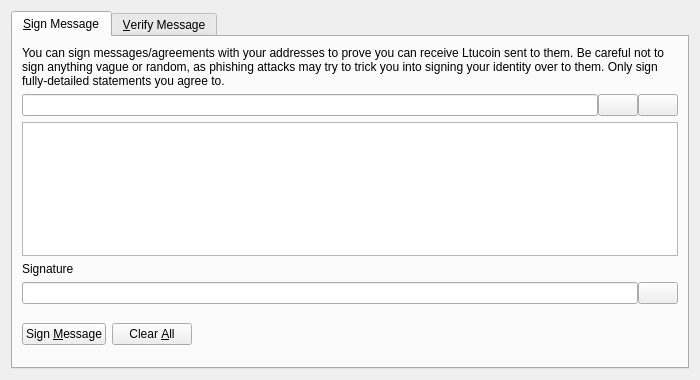
<?xml version="1.0" encoding="UTF-8"?>
<ui version="4.0">
 <class>SignVerifyMessageDialog</class>
 <widget class="QDialog" name="SignVerifyMessageDialog">
  <property name="geometry">
   <rect>
    <x>0</x>
    <y>0</y>
    <width>700</width>
    <height>380</height>
   </rect>
  </property>
  <property name="windowTitle">
   <string>Signatures - Sign / Verify a Message</string>
  </property>
  <property name="modal">
   <bool>true</bool>
  </property>
  <layout class="QVBoxLayout" name="verticalLayout">
   <item>
    <widget class="QTabWidget" name="tabWidget">
     <property name="currentIndex">
      <number>0</number>
     </property>
     <widget class="QWidget" name="tabSignMessage">
      <attribute name="title">
       <string>&amp;Sign Message</string>
      </attribute>
      <layout class="QVBoxLayout" name="verticalLayout_SM">
       <item>
        <widget class="QLabel" name="infoLabel_SM">
         <property name="text">
          <string>You can sign messages/agreements with your addresses to prove you can receive Ltucoin sent to them. Be careful not to sign anything vague or random, as phishing attacks may try to trick you into signing your identity over to them. Only sign fully-detailed statements you agree to.</string>
         </property>
         <property name="textFormat">
          <enum>Qt::PlainText</enum>
         </property>
         <property name="wordWrap">
          <bool>true</bool>
         </property>
        </widget>
       </item>
       <item>
        <layout class="QHBoxLayout" name="horizontalLayout_1_SM">
         <property name="spacing">
          <number>0</number>
         </property>
         <item>
          <widget class="QValidatedLineEdit" name="addressIn_SM">
           <property name="toolTip">
            <string>The Ltucoin address to sign the message with</string>
           </property>
          </widget>
         </item>
         <item>
          <widget class="QPushButton" name="addressBookButton_SM">
           <property name="toolTip">
            <string>Choose previously used address</string>
           </property>
           <property name="text">
            <string/>
           </property>
           <property name="shortcut">
            <string>Alt+A</string>
           </property>
           <property name="autoDefault">
            <bool>false</bool>
           </property>
          </widget>
         </item>
         <item>
          <widget class="QPushButton" name="pasteButton_SM">
           <property name="toolTip">
            <string>Paste address from clipboard</string>
           </property>
           <property name="text">
            <string/>
           </property>
           <property name="shortcut">
            <string>Alt+P</string>
           </property>
           <property name="autoDefault">
            <bool>false</bool>
           </property>
          </widget>
         </item>
        </layout>
       </item>
       <item>
        <widget class="QPlainTextEdit" name="messageIn_SM">
         <property name="toolTip">
          <string>Enter the message you want to sign here</string>
         </property>
        </widget>
       </item>
       <item>
        <widget class="QLabel" name="signatureLabel_SM">
         <property name="text">
          <string>Signature</string>
         </property>
         <property name="textFormat">
          <enum>Qt::PlainText</enum>
         </property>
        </widget>
       </item>
       <item>
        <layout class="QHBoxLayout" name="horizontalLayout_2_SM">
         <property name="spacing">
          <number>0</number>
         </property>
         <item>
          <widget class="QLineEdit" name="signatureOut_SM">
           <property name="font">
            <font>
             <italic>true</italic>
            </font>
           </property>
           <property name="readOnly">
            <bool>true</bool>
           </property>
          </widget>
         </item>
         <item>
          <widget class="QPushButton" name="copySignatureButton_SM">
           <property name="toolTip">
            <string>Copy the current signature to the system clipboard</string>
           </property>
           <property name="text">
            <string/>
           </property>
           <property name="autoDefault">
            <bool>false</bool>
           </property>
          </widget>
         </item>
        </layout>
       </item>
       <item>
        <layout class="QHBoxLayout" name="horizontalLayout_3_SM">
         <item>
          <widget class="QPushButton" name="signMessageButton_SM">
           <property name="toolTip">
            <string>Sign the message to prove you own this Ltucoin address</string>
           </property>
           <property name="text">
            <string>Sign &amp;Message</string>
           </property>
           <property name="autoDefault">
            <bool>false</bool>
           </property>
          </widget>
         </item>
         <item>
          <widget class="QPushButton" name="clearButton_SM">
           <property name="toolTip">
            <string>Reset all sign message fields</string>
           </property>
           <property name="text">
            <string>Clear &amp;All</string>
           </property>
           <property name="autoDefault">
            <bool>false</bool>
           </property>
          </widget>
         </item>
         <item>
          <spacer name="horizontalSpacer_1_SM">
           <property name="orientation">
            <enum>Qt::Horizontal</enum>
           </property>
           <property name="sizeHint" stdset="0">
            <size>
             <width>40</width>
             <height>48</height>
            </size>
           </property>
          </spacer>
         </item>
         <item>
          <widget class="QLabel" name="statusLabel_SM">
           <property name="font">
            <font>
             <weight>75</weight>
             <bold>true</bold>
            </font>
           </property>
           <property name="text">
            <string/>
           </property>
           <property name="wordWrap">
            <bool>true</bool>
           </property>
          </widget>
         </item>
         <item>
          <spacer name="horizontalSpacer_2_SM">
           <property name="orientation">
            <enum>Qt::Horizontal</enum>
           </property>
           <property name="sizeHint" stdset="0">
            <size>
             <width>40</width>
             <height>48</height>
            </size>
           </property>
          </spacer>
         </item>
        </layout>
       </item>
      </layout>
     </widget>
     <widget class="QWidget" name="tabVerifyMessage">
      <attribute name="title">
       <string>&amp;Verify Message</string>
      </attribute>
      <layout class="QVBoxLayout" name="verticalLayout_VM">
       <item>
        <widget class="QLabel" name="infoLabel_VM">
         <property name="text">
          <string>Enter the receiver's address, message (ensure you copy line breaks, spaces, tabs, etc. exactly) and signature below to verify the message. Be careful not to read more into the signature than what is in the signed message itself, to avoid being tricked by a man-in-the-middle attack. Note that this only proves the signing party receives with the address, it cannot prove sendership of any transaction!</string>
         </property>
         <property name="textFormat">
          <enum>Qt::PlainText</enum>
         </property>
         <property name="alignment">
          <set>Qt::AlignLeading|Qt::AlignLeft|Qt::AlignTop</set>
         </property>
         <property name="wordWrap">
          <bool>true</bool>
         </property>
        </widget>
       </item>
       <item>
        <layout class="QHBoxLayout" name="horizontalLayout_1_VM">
         <property name="spacing">
          <number>0</number>
         </property>
         <item>
          <widget class="QValidatedLineEdit" name="addressIn_VM">
           <property name="toolTip">
            <string>The Ltucoin address the message was signed with</string>
           </property>
          </widget>
         </item>
         <item>
          <widget class="QPushButton" name="addressBookButton_VM">
           <property name="toolTip">
            <string>Choose previously used address</string>
           </property>
           <property name="text">
            <string/>
           </property>
           <property name="shortcut">
            <string>Alt+A</string>
           </property>
           <property name="autoDefault">
            <bool>false</bool>
           </property>
          </widget>
         </item>
        </layout>
       </item>
       <item>
        <widget class="QPlainTextEdit" name="messageIn_VM"/>
       </item>
       <item>
        <widget class="QValidatedLineEdit" name="signatureIn_VM"/>
       </item>
       <item>
        <layout class="QHBoxLayout" name="horizontalLayout_2_VM">
         <item>
          <widget class="QPushButton" name="verifyMessageButton_VM">
           <property name="toolTip">
            <string>Verify the message to ensure it was signed with the specified Ltucoin address</string>
           </property>
           <property name="text">
            <string>Verify &amp;Message</string>
           </property>
           <property name="autoDefault">
            <bool>false</bool>
           </property>
          </widget>
         </item>
         <item>
          <widget class="QPushButton" name="clearButton_VM">
           <property name="toolTip">
            <string>Reset all verify message fields</string>
           </property>
           <property name="text">
            <string>Clear &amp;All</string>
           </property>
           <property name="autoDefault">
            <bool>false</bool>
           </property>
          </widget>
         </item>
         <item>
          <spacer name="horizontalSpacer_1_VM">
           <property name="orientation">
            <enum>Qt::Horizontal</enum>
           </property>
           <property name="sizeHint" stdset="0">
            <size>
             <width>40</width>
             <height>48</height>
            </size>
           </property>
          </spacer>
         </item>
         <item>
          <widget class="QLabel" name="statusLabel_VM">
           <property name="font">
            <font>
             <weight>75</weight>
             <bold>true</bold>
            </font>
           </property>
           <property name="text">
            <string/>
           </property>
           <property name="wordWrap">
            <bool>true</bool>
           </property>
          </widget>
         </item>
         <item>
          <spacer name="horizontalSpacer_2_VM">
           <property name="orientation">
            <enum>Qt::Horizontal</enum>
           </property>
           <property name="sizeHint" stdset="0">
            <size>
             <width>40</width>
             <height>48</height>
            </size>
           </property>
          </spacer>
         </item>
        </layout>
       </item>
      </layout>
     </widget>
    </widget>
   </item>
  </layout>
 </widget>
 <customwidgets>
  <customwidget>
   <class>QValidatedLineEdit</class>
   <extends>QLineEdit</extends>
   <header>qvalidatedlineedit.h</header>
  </customwidget>
 </customwidgets>
 <resources>
  <include location="../ltucoin.qrc"/>
 </resources>
 <connections/>
</ui>
